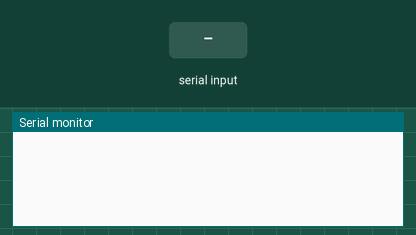
Recording of a sketch running on a simulated Arduino Uno, built with avr-gcc and run on an emulated ATmega328P. On the bench: the last lines printed to the serial monitor. The inputs (shaded band) are chosen by the test bench.

Above: at 1.2 s.
1.3 s: "90,45\n" received over Serial
At 2.7 s:
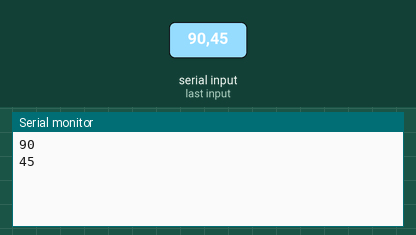
3.1 s: "30,150\n" received over Serial
At 4.0 s:
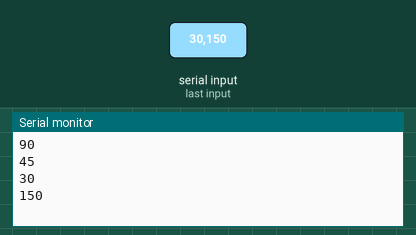
Timing chart, 0 to 6.1 s (numbered marks = the images above; inputs shaded):
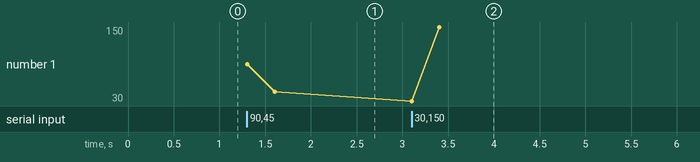

Measured:
- after the input at 1.3 s, the serial monitor: prints a new line at once (image 1)
- after the input at 3.1 s, the serial monitor: prints a new line at once (image 2)
- plotted number 1: 45 → 150 after the input at 3.1 s

The sketch:

UART_Transmitter.ino
```cpp
void setup() {
  Serial.begin(9600);   // start the serial monitor at 9600 baud
}

void loop() {
 // check if there is data available in the serial monitor
    int angle = Serial.parseInt();  // read the data as an integer
    if (angle > 0){
    Serial.println(angle);
    delay(300);
    }
    else {

    }
}
```
